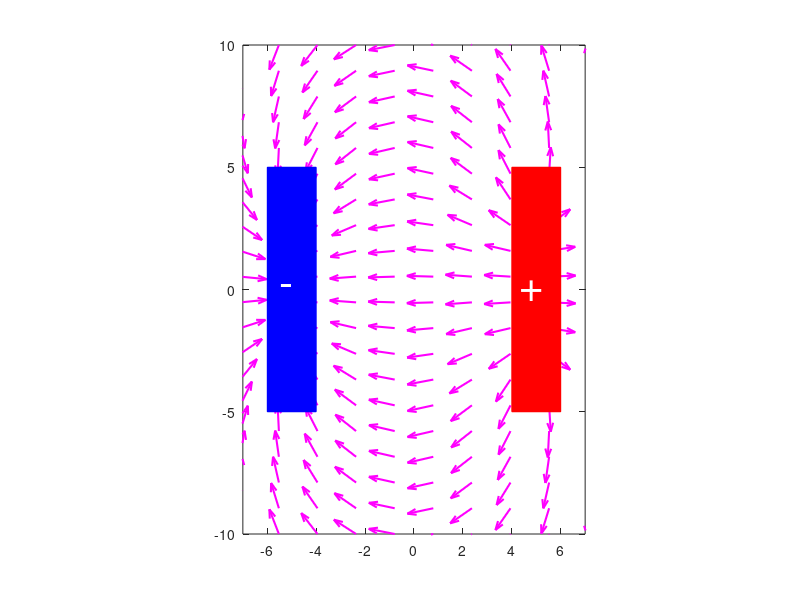

MATLAB code for this plot:
%%%%%%%%%%%%%%%%%%%%%%%%%%%%%%%%%%%%%%%%%%%%%%%%%%%%%
% Campo eléctrico entre dos placas paralelas        %
% Profra. Jocelyn Castro 24/04/2023                 %
%%%%%%%%%%%%%%%%%%%%%%%%%%%%%%%%%%%%%%%%%%%%%%%%%%%%%

clear;close all;clc;
l=10;
N=20;
minX=-15; maxX=15;
minY=-5-l/2; maxY=5+l/2;
x=linspace(minX,maxX,N);
y=linspace(minY,maxY,N);

[xG,yG]=meshgrid(x,y);

%Posicion del centro de la placa negativa
xCn=-5;    yCn=0; 

%Posicion del centro de la placa positiva
xCp=5;    yCp=0;

%campo electrico de acuerdo a la fórmula y ley de coulomb
Qn=-l; %Densidad de carga negativa
Qp= l; %Densidad de carga positiva
eps0 = 8.854e-12;
kC = 1/(4*pi*eps0);

%%%Generar Campo Eléctrico
Ex=0;
Ey=0;
for(i=-l/2:1:l/2)
%Campo placa negativa
Rx = xG - xCn;
Ry = yG - i*l/N;
R = sqrt(Rx.^2 + Ry.^2).^3;
Ex = Ex+kC .* Qn .* Rx ./ R;
Ey = Ey+kC .* Qn .* Ry ./ R;
%Campo placa positiva
Rx = xG - xCp;
Ry = yG - i*l/N;
R = sqrt(Rx.^2 + Ry.^2).^3;
Ex = Ex + kC .* Qp .* Rx ./ R;
Ey = Ey + kC .* Qp .* Ry ./ R;
E = sqrt(Ex.^2 + Ey.^2);
end;

%Componentes x,y
u=Ex./E;
v=Ey./E;

figure();
h=quiver(xG,yG,u,v, 'autoscalefactor',0.6);
set(h,'color',[1 0 1], 'linewidth',1.5);
axis([-7 7 -l/2-5 l/2+5]);
axis equal;
box on;
h=rectangle('Position',[-6, -l/2,2,l]); % Placa negativa
set(h,'Facecolor',[0 0 1],'Edgecolor',[0 0 1]);
text(-5.5, 0,'-','Color','white','FontSize',30);
h=rectangle('Position',[4, -l/2,2,l]); % Placa positiva
set(h,'Facecolor',[1 0 0],'Edgecolor',[1 0 0]);
text(4.3, 0,'+','Color','white','FontSize',30);





























